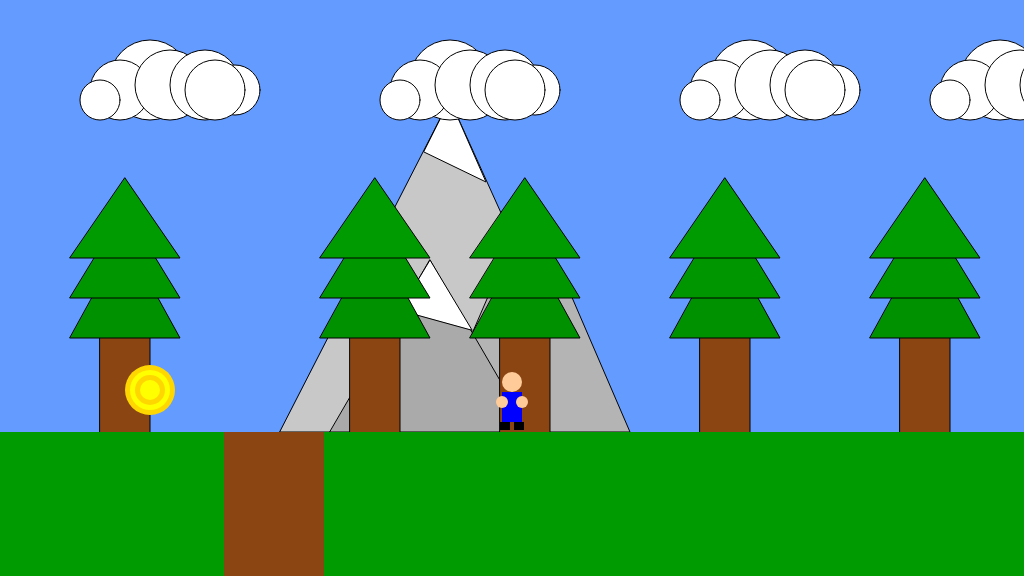
Frame 1 (no input)
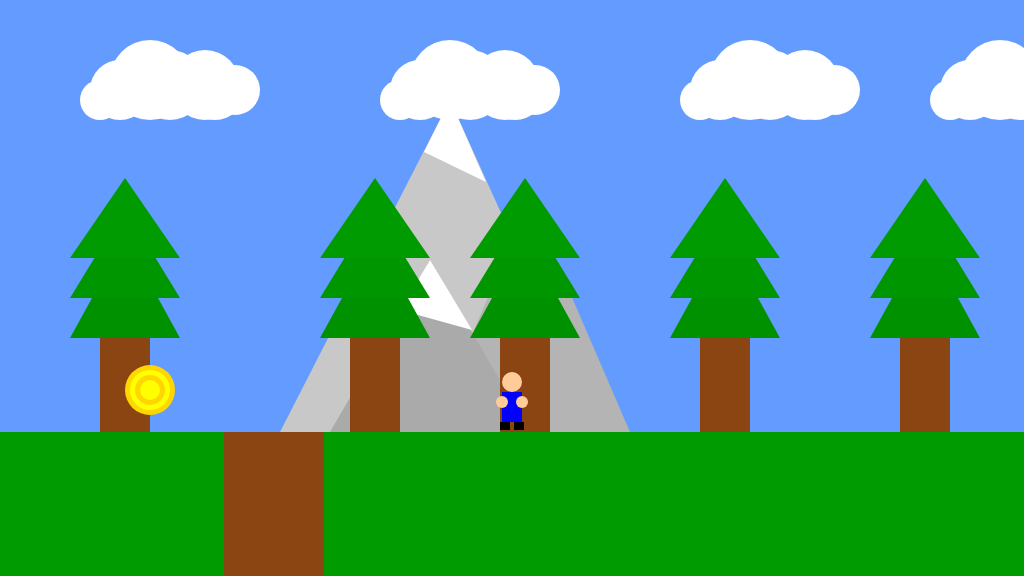
Frame 60 (no input)
Frame 120 (the mouse pressed at the canvas centre since frame 60): identical to frame 60, image omitted

The p5.js sketch that drew these frames (run headless with seeded random() and noise() and a simulated clock; from frame 60 on, the mouse is pressed at the canvas centre):

// p5.js sketch
// ── sketch.js
/*

The Game Project

Week 3

Game interaction

*/


var gameChar_x;
var gameChar_y;
var floorPos_y;

var canyon;
var collectable;

var cloud;

let isLeft;
let isRight;
let isFalling;
let isPlummeting;

let trees_x;
let treePos_y;

let clouds;
let mountain;
let collectables;

function setup()
{
	createCanvas(1024, 576);
	floorPos_y = height * 3/4;
	gameChar_x = width/2;
	gameChar_y = floorPos_y;

	isLeft = false;
	isRight = false;
	isFalling = false;
	isPlummeting = false;

	canyon = {
		x_pos: width - 800, 
		width: 100
	}

	collectable = {
		x_pos: 150,
		y_pos: 390,
		size: 50,
		collected: false
	}

	mountain = {
		x_pos: 280,
		y_pos: 432,
	}

	clouds = [
	{
		x_pos: 150,
		y_pos: 80,
		size: 80
	},
	{
		x_pos: 450,
		y_pos: 80,
		size: 80
	},
	{
		x_pos: 750,
		y_pos: 80,
		size: 80
	},
	{
		x_pos: 1000,
		y_pos: 80,
		size: 80
	}
]

	trees_x = [100, 350, 500, 700, 900];
	treePos_y = height/2;
}

function draw()
{

	///////////LOGIC CODE//////////

	// Check if canyon is on screen
	if (canyon.x_pos < -150) {
		canyon.x_pos = width + 10;
	} else if (canyon.x_pos > width + 150) {
		canyon.x_pos = -50;
	}

	

	///////////DRAWING CODE//////////

	background(100,155,255); //fill the sky blue

	// Check if mountain is on screen
	drawMountains();

	// Check if clouds are on screen and alter the array accordingly
	drawClouds();

	// Check if trees are on screen and alter the array accordingly
	drawTrees();

	noStroke();
	fill(0,155,0);
	rect(0, floorPos_y, width, height - floorPos_y); //draw some green ground
	
	// Draw the collectable items
	drawCollectable();

	// Draw a canyon - brown rectangle
	fill(139,69,19);
	//blue rectangle going to the botton of the screen
	rect(canyon.x_pos, 432, canyon.width, 144);

	//the game character
	if(isLeft && isFalling)
	{
		// add your jumping-left code
		fill(255,204,153);
		ellipse(gameChar_x, gameChar_y - 60, 20, 20);
		// blue shirt
		fill(0,0,255);
		rect(gameChar_x - 8, gameChar_y - 50, 15, 25);
		fill(255,204,153);
		ellipse(gameChar_x - 12, gameChar_y - 48, 12, 12);
		// 2 black shoes
		fill(0);
		rect(gameChar_x - 12, gameChar_y - 25, 18, 8);

	}
	else if(isRight && isFalling)
	{
		// add your jumping-right code
		fill(255,204,153);
		ellipse(gameChar_x, gameChar_y - 60, 20, 20);
		// blue shirt
		fill(0,0,255);
		rect(gameChar_x - 8, gameChar_y - 50, 15, 25);
		fill(255,204,153);
		ellipse(gameChar_x + 12, gameChar_y - 48, 12, 12);
		// 2 black shoes
		fill(0);
		rect(gameChar_x - 6, gameChar_y - 25, 18, 8);

	}
	else if(isLeft)
	{
		// add your walking left code
		fill(255,204,153);
		ellipse(gameChar_x, gameChar_y - 50, 20, 20);
		// blue shirt
		fill(0,0,255);
		rect(gameChar_x - 8, gameChar_y - 40, 15, 30);
		fill(255,204,153);
		ellipse(gameChar_x - 4, gameChar_y - 30, 12, 12);
		// 2 black shoes
		fill(0);
		rect(gameChar_x - 12, gameChar_y - 10, 18, 8);

	}
	else if(isRight)
	{
		// add your walking right code
		fill(255,204,153);
		ellipse(gameChar_x, gameChar_y - 50, 20, 20);
		// blue shirt
		fill(0,0,255);
		rect(gameChar_x - 8, gameChar_y - 40, 15, 30);
		fill(255,204,153);
		ellipse(gameChar_x + 4, gameChar_y - 30, 12, 12);
		// 2 black shoes
		fill(0);
		rect(gameChar_x - 6, gameChar_y - 10, 18, 8);
	}
	else if(isFalling || isPlummeting)
	{
		// add your jumping facing forwards code
		fill(255,204,153);
		ellipse(gameChar_x, gameChar_y - 60, 20, 20);
		// blue shirt
		fill(0,0,255);
		rect(gameChar_x - 10, gameChar_y - 50, 20, 25);
		// two hands ellipse
		fill(255,204,153);
		ellipse(gameChar_x - 14, gameChar_y - 50, 12, 12);
		ellipse(gameChar_x + 14, gameChar_y - 50, 12, 12);
		// 2 black shoes
		fill(0);
		rect(gameChar_x - 12, gameChar_y - 25, 10, 8);
		rect(gameChar_x + 2, gameChar_y - 25, 10, 8);
	}
	else
	{
		// add your standing front facing code
		fill(255,204,153);
		ellipse(gameChar_x, gameChar_y - 50, 20, 20);
		// blue shirt
		fill(0,0,255);
		rect(gameChar_x - 10, gameChar_y - 40, 20, 30);
		// two hands ellipse
		fill(255,204,153);
		ellipse(gameChar_x - 10, gameChar_y - 30, 12, 12);
		ellipse(gameChar_x + 10, gameChar_y - 30, 12, 12);
		// 2 black shoes
		fill(0);
		rect(gameChar_x - 12, gameChar_y - 10, 10, 8);
		rect(gameChar_x + 2, gameChar_y - 10, 10, 8);
	}

	///////////INTERACTION CODE//////////
	//Put conditional statements to move the game character below here

	// If character is moving left, move the scenery to the right
	if (isLeft == true) {
		for (let index = 0; index < trees_x.length; index++) {
			trees_x[index] += 5;
		}
		for (let index = 0; index < clouds.length; index++) {
			clouds[index].x_pos += 3;
		}
		canyon.x_pos += 5;
		collectable.x_pos += 5;
		mountain.x_pos += 1;
	}

	// If character is moving right, move the scenery to the left
	if (isRight == true) {
		for (let index = 0; index < trees_x.length; index++) {
			trees_x[index] -= 5;
		}
		for (let index = 0; index < clouds.length; index++) {
			clouds[index].x_pos -= 3;
		}
		mountain.x_pos -= 1;
		canyon.x_pos -= 5;
		collectable.x_pos -= 5;
	}

	if (gameChar_x > canyon.x_pos && gameChar_x < canyon.x_pos + canyon.width) {
		gameChar_y += 4;
		isFalling = true;
		isPlummeting = true;
	} else if (gameChar_y < floorPos_y) {
		gameChar_y += 4;
		isFalling = true;
	} else {
		isFalling = false;
		isPlummeting = false;
	}

	if (dist(gameChar_x, gameChar_y, collectable.x_pos, collectable.y_pos) < 50) {
		collectable.collected = true;
	}
}


function keyPressed()
{
	// if statements to control the animation of the character when
	// keys are pressed.
	if (isPlummeting) {
		console.log("Prevented Movement");
		return;
	}

	if (keyCode == 65) {
		isLeft = true;
		console.log("Left Key Pressed");
		console.log("isLeft: " + isLeft);
	}

	if (keyCode == 68) {
		isRight = true;
		console.log("Right Key Pressed");
		console.log("isRight: " + isRight);
	}

	if (keyCode == 87 && isFalling == false) {
		gameChar_y -= 100;
		isFalling = true;
		console.log("Jumped");
		console.log("isFalling: " + isFalling);
	} else {
		console.log("Prevented Doubled Jumping");
	}
	
}

function keyReleased()
{
	// if statements to control the animation of the character when
	// keys are released.

	if (keyCode == 65) {
		isLeft = false;
		console.log("Left Key Released");
		console.log("isLeft: " + isLeft);
	}

	if (keyCode == 68) {
		isRight = false;
		console.log("Right Key Released");
		console.log("isRight: " + isRight);
	}
}

function drawMountains() {
	if (mountain.x_pos < -500) {
		mountain.x_pos = width + 10;
	} else if (mountain.x_pos > width + 550) {
		mountain.x_pos = -480;
	}

	// Draw the mountains.
	fill(200);
	triangle(mountain.x_pos, mountain.y_pos, mountain.x_pos + 320, mountain.y_pos, mountain.x_pos + 170, mountain.y_pos - 332);
	fill(180);
	triangle(mountain.x_pos + 150, mountain.y_pos, mountain.x_pos + 350, mountain.y_pos, mountain.x_pos + 250, mountain.y_pos - 232);
	fill(170);
	triangle(mountain.x_pos + 50, mountain.y_pos, mountain.x_pos + 250, mountain.y_pos, mountain.x_pos + 150, mountain.y_pos - 172);

	// add snow to mountain tops
	fill(255);
	triangle(mountain.x_pos + 120, mountain.y_pos - 122, mountain.x_pos + 150, mountain.y_pos - 172, mountain.x_pos + 192, mountain.y_pos - 102);
	triangle(mountain.x_pos + 215, mountain.y_pos - 152, mountain.x_pos + 250, mountain.y_pos - 232, mountain.x_pos + 275, mountain.y_pos - 172);
	triangle(mountain.x_pos + 144, mountain.y_pos - 280, mountain.x_pos + 206, mountain.y_pos - 250, mountain.x_pos + 170, mountain.y_pos - 332);
}

function drawTrees() {
	for (let index = 0; index < trees_x.length; index++) {
		if ((trees_x[index] > canyon.x_pos && trees_x[index] < canyon.x_pos + canyon.width)
		|| (trees_x[index] + 70 > canyon.x_pos && trees_x[index] + 70 < canyon.x_pos + canyon.width)) {
			trees_x.splice(index, 1);
			continue;
		}
		if (trees_x[index] < -100) {
			trees_x.splice(0, 1);
			trees_x.push(width + 50);
		} 
		else if (trees_x[index] > width + 100) {
			trees_x.pop();
			trees_x.unshift(-50);
		}
	}

	for (let index = 0; index < trees_x.length; index++) {
		fill(139, 69, 19);
		rect(trees_x[index], treePos_y + 45, 50, 100);
		fill(0, 145, 0);
		triangle(trees_x[index] - 30, treePos_y + 50, trees_x[index] + 80, treePos_y + 50, trees_x[index] + 25, treePos_y - 50);
		fill(0, 150, 0);
		triangle(trees_x[index] - 30, treePos_y + 10, trees_x[index] + 80, treePos_y + 10, trees_x[index] + 25, treePos_y - 80);
		fill(0, 155, 0);
		triangle(trees_x[index] - 30, treePos_y - 30, trees_x[index] + 80, treePos_y - 30, trees_x[index] + 25, treePos_y - 110);
	}
}

function drawClouds() {
	for (let index = 0; index < clouds.length; index++) {
		if (clouds[index].x_pos < -100) {
			clouds.splice(0, 1);
			clouds.push({
				x_pos: width + 50, 
				y_pos: random(0, 100),
				size: random(50, 100)
			});
		} 
		else if (clouds[index].x_pos > width + 100) {
			clouds.pop();
			clouds.unshift({
				x_pos: -50, 
				y_pos: random(0, 100),
				size: random(50, 100)
			});
		}
	}

	// Draw the clouds.
	for (let index = 0; index < clouds.length; index++) {
		fill(255, 255, 255);
		ellipse(clouds[index].x_pos, clouds[index].y_pos, 80, 80);
		ellipse(clouds[index].x_pos - 30, clouds[index].y_pos + 10, 60, 60);
		ellipse(clouds[index].x_pos + 20, clouds[index].y_pos + 5, 70, 70);
		ellipse(clouds[index].x_pos - 50, clouds[index].y_pos + 20, 40, 40);
		ellipse(clouds[index].x_pos + 55, clouds[index].y_pos + 5, 70, 70);
		ellipse(clouds[index].x_pos + 85, clouds[index].y_pos + 10, 50, 50);
		ellipse(clouds[index].x_pos + 65, clouds[index].y_pos + 10, 60, 60);	
	}
}

function drawCollectable(){
	if (!collectable.collected) {
		fill(255, 215, 0);
		ellipse(collectable.x_pos, collectable.y_pos, collectable.size, collectable.size);
		fill(255, 255, 0);
		ellipse(collectable.x_pos, collectable.y_pos, collectable.size - 10, collectable.size - 10);
		fill(255, 215, 0);
		ellipse(collectable.x_pos, collectable.y_pos, collectable.size - 20, collectable.size - 20);
		fill(255, 255, 0);
		ellipse(collectable.x_pos, collectable.y_pos, collectable.size - 30, collectable.size - 30);
	}
}
